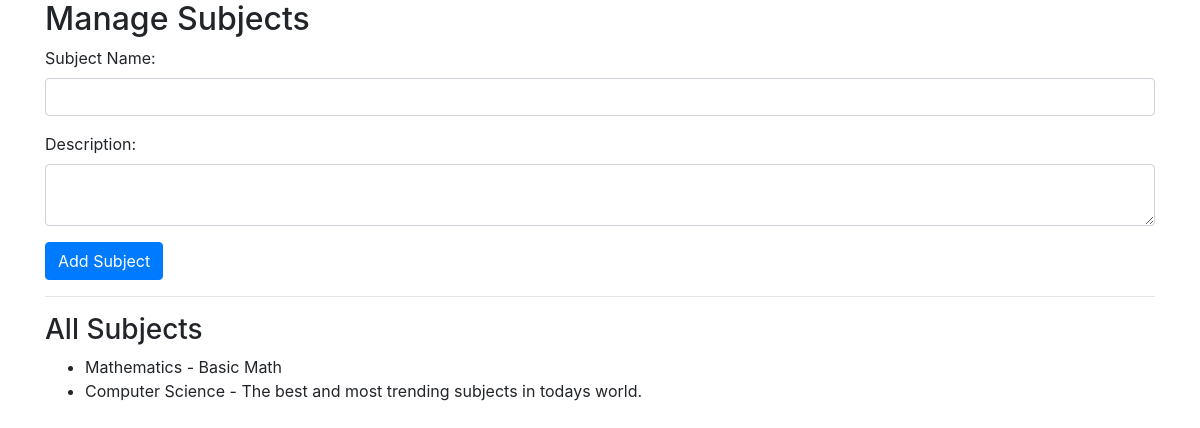
/admin/subjects (signed in), run on an earlier commit of the app's database.
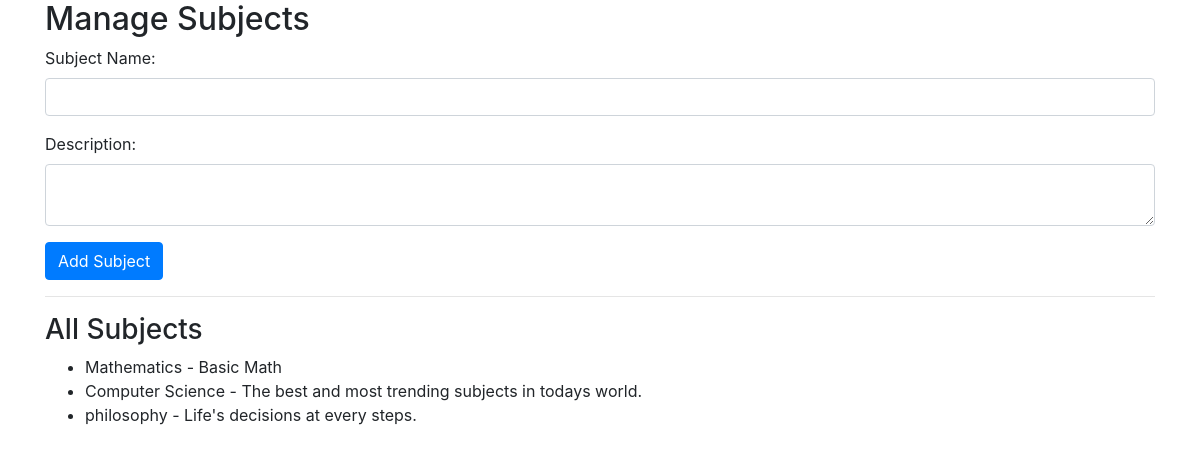
And on a later commit of the database.
### models/models.py (models this page shows)
class Subject(db.Model):
    id = db.Column(db.Integer, primary_key=True)
    name = db.Column(db.String(100), unique=True, nullable=False)
    description = db.Column(db.Text, nullable=True)

### routes/admin_routes.py (the view, shortened to what this page needs)
@admin.route('/subjects', methods=['GET', 'POST'])
def manage_subjects():
    if not session.get('admin_logged_in'):
        return redirect(url_for('admin.admin_login'))
    subjects = Subject.query.all()
    return render_template('admin/manage_subjects.html', subjects=subjects)

### templates/admin/manage_subjects.html (shortened to what this page needs)
<!DOCTYPE html>
<html>
<head>
    <link rel="stylesheet" href="/static/css/bootstrap.min.css">
</head>
<body>
    <div class="container">
        <h2>Manage Subjects</h2>
        <form method="POST">
            <div class="form-group">
                <label for="name">Subject Name:</label>
                <input type="text" name="name" class="form-control" required>
            </div>
            <div class="form-group">
                <label for="description">Description:</label>
                <textarea name="description" class="form-control"></textarea>
            </div>
            <button type="submit" class="btn btn-primary">Add Subject</button>
        </form>
        <hr>
        <h3>All Subjects</h3>
        <ul>
            {% for subject in subjects %}
                <li>{{ subject.name }} - {{ subject.description }}</li>
            {% endfor %}
        </ul>
    </div>
</body>
</html>

What changed in the data, as far as the page shows it:
added Subject: name "philosophy", description "Life's decisions at every steps."
